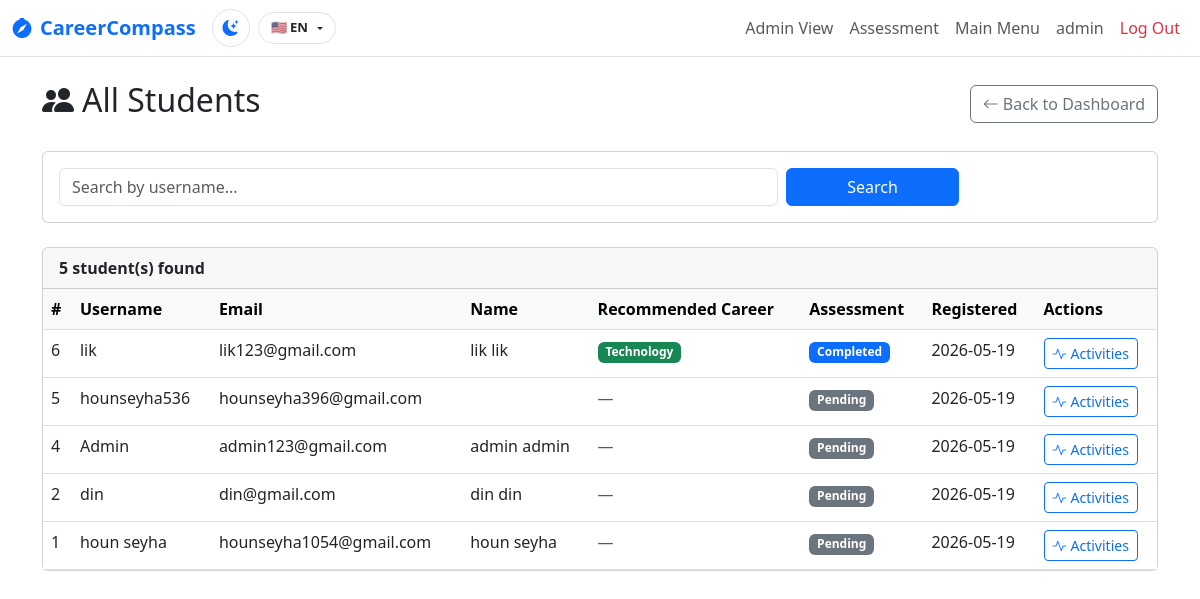
/admin/employees (signed in), run on an earlier commit of the app's database.
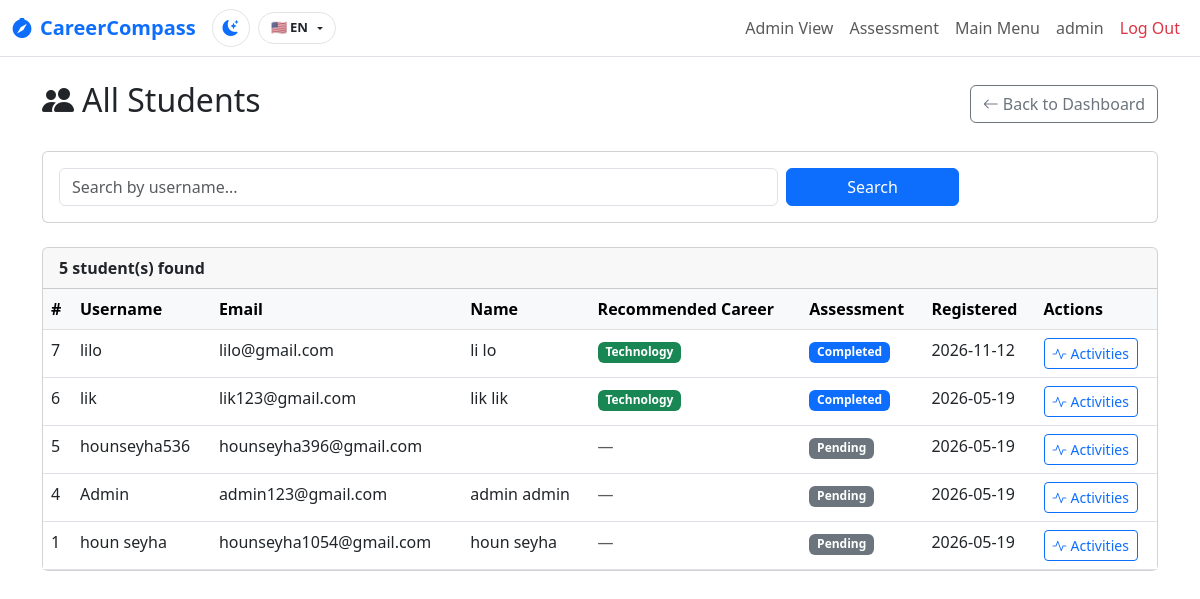
And on a later commit of the database.
### App/model/user.py (models this page shows, shortened)
class User(db.Model):
    __tablename__ = 'users'
    id = db.Column(db.Integer, primary_key=True)
    username = db.Column(db.String(80), unique=True, nullable=False)
    email = db.Column(db.String(120), unique=True, nullable=False)
    password_hash = db.Column(db.String(255))
    is_admin = db.Column(db.Boolean, default=False)
    profile_image = db.Column(db.String(255), nullable=True)
    first_name = db.Column(db.String(80), nullable=True)
    last_name = db.Column(db.String(80), nullable=True)
    phone = db.Column(db.String(20), nullable=True)
    recommended_career = db.Column(db.String(120), nullable=True)
    secondary_career = db.Column(db.String(120), nullable=True)
    confidence_score = db.Column(db.Integer, default=0)
    assessment_completed = db.Column(db.Boolean, default=False)
    last_assessment = db.Column(db.DateTime, nullable=True)
    created_at = db.Column(db.DateTime, default=datetime.utcnow)

### App/routes/auth.py (the view)
@auth_bp.route('/admin/employees')
@admin_required
def all_employees_page():
    search = request.args.get('search', '').strip()
    users_q = User.query.filter_by(is_admin=False)
    if search:
        users_q = users_q.filter(User.username.ilike(f"%{search}%"))
    users = users_q.order_by(User.created_at.desc()).all()
    return render_template('all_employees.html', users=users, search_query=search)

### App/routes/auth.py (called while the page is built)
def admin_required(f):
    @wraps(f)
    def decorated_function(*args, **kwargs):
        if 'user_id' not in session:
            return redirect(url_for('auth.login'))
        user = User.query.get(session['user_id'])
        if not user:
            session.clear()
            flash('User session invalid. Please log in again.')
            return redirect(url_for('auth.login'))
        if not user.is_admin:
            flash('You do not have permission to access this page')
            return redirect(url_for('auth.dashboard'))
        return f(*args, **kwargs)
    return decorated_function

### App/templates/all_employees.html (shortened to what this page needs)
{% extends 'base.html' %}
{% block content %}
<div class="d-flex justify-content-between align-items-center mb-4">
  <h2><i class="bi bi-people-fill me-2"></i>All Students</h2>
  <a href="{{ url_for('auth.admin_dashboard') }}" class="btn btn-outline-secondary">
    <i class="bi bi-arrow-left me-1"></i>Back to Dashboard
  </a>
</div>
<div class="card mb-4">
  <div class="card-body">
    <form method="get" class="row g-2 align-items-end">
      <div class="col-md-8">
        <input type="text" name="search" class="form-control" placeholder="Search by username..."
               value="{{ search_query or '' }}">
      </div>
      <div class="col-md-2">
        <button type="submit" class="btn btn-primary w-100">Search</button>
      </div>
    </form>
  </div>
</div>
<div class="card">
  <div class="card-header">
    <span class="fw-semibold">{{ users|length }} student(s) found</span>
  </div>
  <div class="card-body p-0">
    <div class="table-responsive">
      <table class="table table-hover mb-0">
        <thead class="table-light">
          <tr>
            <th>#</th>
            <th>Username</th>
            <th>Email</th>
            <th>Name</th>
            <th>Recommended Career</th>
            <th>Assessment</th>
            <th>Registered</th>
            <th>Actions</th>
          </tr>
        </thead>
        <tbody>
          {% for user in users %}
          <tr>
            <td>{{ user.id }}</td>
            <td><span class="fw-medium">{{ user.username }}</span></td>
            <td>{{ user.email }}</td>
            <td>{{ (user.first_name or '') + ' ' + (user.last_name or '') | trim or '—' }}</td>
            <td>
              {% if user.recommended_career %}
                <span class="badge bg-success">{{ user.recommended_career }}</span>
              {% else %}
                <span class="text-muted">—</span>
              {% endif %}
            </td>
            <td>
              {% if user.assessment_completed %}
                <span class="badge bg-primary">Completed</span>
              {% else %}
                <span class="badge bg-secondary">Pending</span>
              {% endif %}
            </td>
            <td>{{ user.created_at.strftime('%Y-%m-%d') if user.created_at else '—' }}</td>
            <td>
              <a href="{{ url_for('auth.admin_user_activities_page', user_id=user.id) }}"
                 class="btn btn-sm btn-outline-primary">
                <i class="bi bi-activity me-1"></i>Activities
              </a>
            </td>
          </tr>
          {% else %}
          <tr>
            <td colspan="8" class="text-center text-muted py-4">No students found.</td>
          </tr>
          {% endfor %}
        </tbody>
      </table>
    </div>
  </div>
</div>
{% endblock %}

### App/templates/base.html (shortened to what this page needs)
<!doctype html>
<html lang="en">
<head>
  <link href="https://cdn.jsdelivr.net/npm/bootstrap@5.3.0/dist/css/bootstrap.min.css" rel="stylesheet">
  <link rel="stylesheet" href="https://cdn.jsdelivr.net/npm/bootstrap-icons@1.10.0/font/bootstrap-icons.css">
  <link rel="stylesheet" href="{{ url_for('static', filename='css/theme.css') }}">
</head>
<body>
<nav class="navbar navbar-expand-lg border-bottom portal-navbar">
  <div class="container-fluid">
    <a class="navbar-brand fw-bold text-primary d-flex align-items-center gap-2" href="#">
      <i class="bi bi-compass-fill"></i> <span data-i18n="brand_name">CareerCompass</span>
    </a>
    <div class="d-flex align-items-center gap-2 ms-auto me-3">
      <button type="button" class="theme-toggle-btn" onclick="toggleTheme()" title="Toggle Dark/Light Mode">
      </button>
      <div class="dropdown">
        <button class="lang-selector-btn dropdown-toggle" type="button" data-bs-toggle="dropdown" aria-expanded="false">
          <span class="lang-btn-text">🇺🇸 EN</span>
        </button>
      </div>
    </div>
    <div class="collapse navbar-collapse" id="navbarNav">
      <ul class="navbar-nav ms-auto">
        {% if session.get('user_id') %}
        {% if session.get('is_admin') %}
        <li class="nav-item"><a class="nav-link" href="{{ url_for('auth.dashboard') }}"><span data-i18n="nav_admin_view">Dashboard</span></a></li>
        {% endif %}
        <li class="nav-item"><a class="nav-link" href="{{ url_for('auth.assessment') }}"><span data-i18n="nav_assessment">Assessment</span></a></li>
        {% endif %}
        {% if session.get('is_admin') %}
        <li class="nav-item"><a class="nav-link" href="{{ url_for('auth.admin_dashboard') }}"><span data-i18n="admin_main_menu">Admin</span></a></li>
        {% endif %}
        {% if session.get('username') %}
        <li class="nav-item"><a class="nav-link" href="#">{{ session.username }}</a></li>
        <li class="nav-item"><a class="nav-link text-danger" href="{{ url_for('auth.logout') }}"><span data-i18n="nav_logout">Logout</span></a></li>
        {% else %}
        <li class="nav-item"><a class="nav-link" href="{{ url_for('auth.login') }}">Login</a></li>
        {% endif %}
      </ul>
    </div>
  </div>
</nav>
<div class="container mt-4">
  {% block content %}{% endblock %}
</div>
</body>
</html>

### App/static/css/theme.css (style rules this page uses)
:root { --theme-transition: background-color 0.3s ease, color 0.3s ease, border-color 0.3s ease, box-shadow 0.3s ease; }
.theme-toggle-btn { width: 38px; height: 38px; border-radius: 50%; display: flex; align-items: center; justify-content: center; border: 1px solid rgba(156, 163, 175, 0.3); background: transparent; cursor: pointer; transition: var(--theme-transition); color: inherit; }
.lang-selector-btn { padding: 0.35rem 0.75rem; border-radius: 20px; border: 1px solid rgba(156, 163, 175, 0.3); background: transparent; cursor: pointer; font-size: 0.82rem; font-weight: 700; display: flex; align-items: center; gap: 0.35rem; transition: var(--theme-transition); color: inherit; }

What changed in the data, as far as the page shows it:
removed User: id "2", username "din", email "din@gmail.com", first_name+last_name "din din", assessment_completed "Pending", created_at "2026-05-19"
added User: id "7", username "lilo", email "lilo@gmail.com", first_name+last_name "li lo", recommended_career "Technology", assessment_completed "Completed", created_at "2026-11-12"
